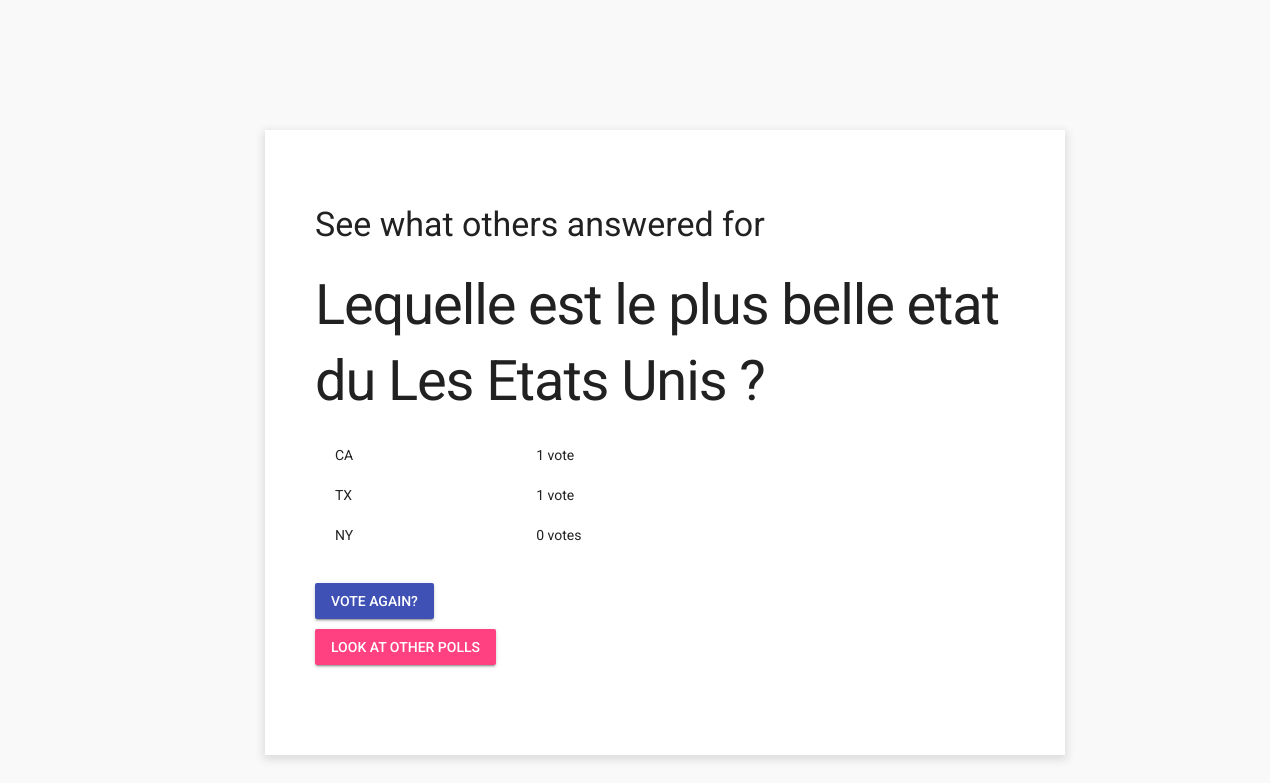
The page /polls/5/results/ (signed in) on the database its author committed.
### polls/models.py (models this page shows, shortened)
class Question(models.Model):
    question_text = models.CharField(max_length=200)
    pub_date = models.DateTimeField('date published')

class Choice(models.Model):
    question = models.ForeignKey(Question, on_delete=models.CASCADE)
    choice_text = models.CharField(max_length=200)
    votes = models.IntegerField(default=0)

### polls/views.py (the view)
# urls.py: path('<int:pk>/results/', views.ResultsView.as_view(), name='results'),
class ResultsView(LoginRequiredMixin, generic.DetailView):
    login_url = "../../../accounts/login"
    model = Question
    template_name = 'polls/results.html'

### polls/templates/polls/results.html (shortened to what this page needs)
<head>
  {% load static %}
  <link rel="stylesheet" type="text/css" href="{% static 'polls/mdl1.3.0/material.min.css' %}" />
  <link rel="stylesheet" type="text/css" href="{% static 'polls/style.css' %}"/>
  <link rel="stylesheet" type="text/css" href="{% static 'sesshandlr/styles.css' %}"/>
</head>
<body class="sess-body">
  <div class="site-container">
    <h3>See what others answered for</h3>
    <h1>{{ question.question_text }}</h1>
    <div style='display: table; width:100%; margin-left: 20px'>
      {% for choice in question.choice_set.all %}
          <div style='display: table-row'>
            <div style='display: table-cell; max-width: 150px'><p>{{ choice.choice_text }}</p></div>
            <div style='display: table-cell; width: auto'><p>{{ choice.votes }} vote{{ choice.votes|pluralize }}</p></div>
          </div>
      {% endfor %}
    </div>
    <a style="margin-top: 20px;" class="mdl-button mdj-js-button mdl-button--raised mdl-button--primary" href="{% url 'polls:detail' question.id %}">Vote again?</a>
    <br/>
    <a style="margin-top: 10px;" class="mdl-button mdj-js-button mdl-button--raised mdl-button--accent" href="{% url 'polls:index' %}">Look at other polls</a>
  </div>
</body>

### polls/static/polls/style.css (style rules this page uses)
h1, h2, h3 { color: navyblue; font-family: 'Roboto', 'Helvetica', 'Arial', sans-serif; }
p, a, h4, h5, h6 { font-family: 'Roboto', 'Helvetica', 'Arial', sans-serif; }

### sesshandl/static/sesshandlr/styles.css (style rules this page uses)
.sess-body { background-color: #f9f9f9; }
.site-container { margin: auto; margin-top: 100px; max-width: 700px; padding: 50px; padding-bottom: 90px; box-shadow: 0px 3px 8px 2px #dddddd; background-color: #ffffff; }

### rows shown on the page
Question: question_text "Lequelle est le plus belle etat du Les Etats Unis ?"
Choice: choice_text "CA", votes "1"
Choice: choice_text "TX", votes "1"
Choice: choice_text "NY", votes "0"
